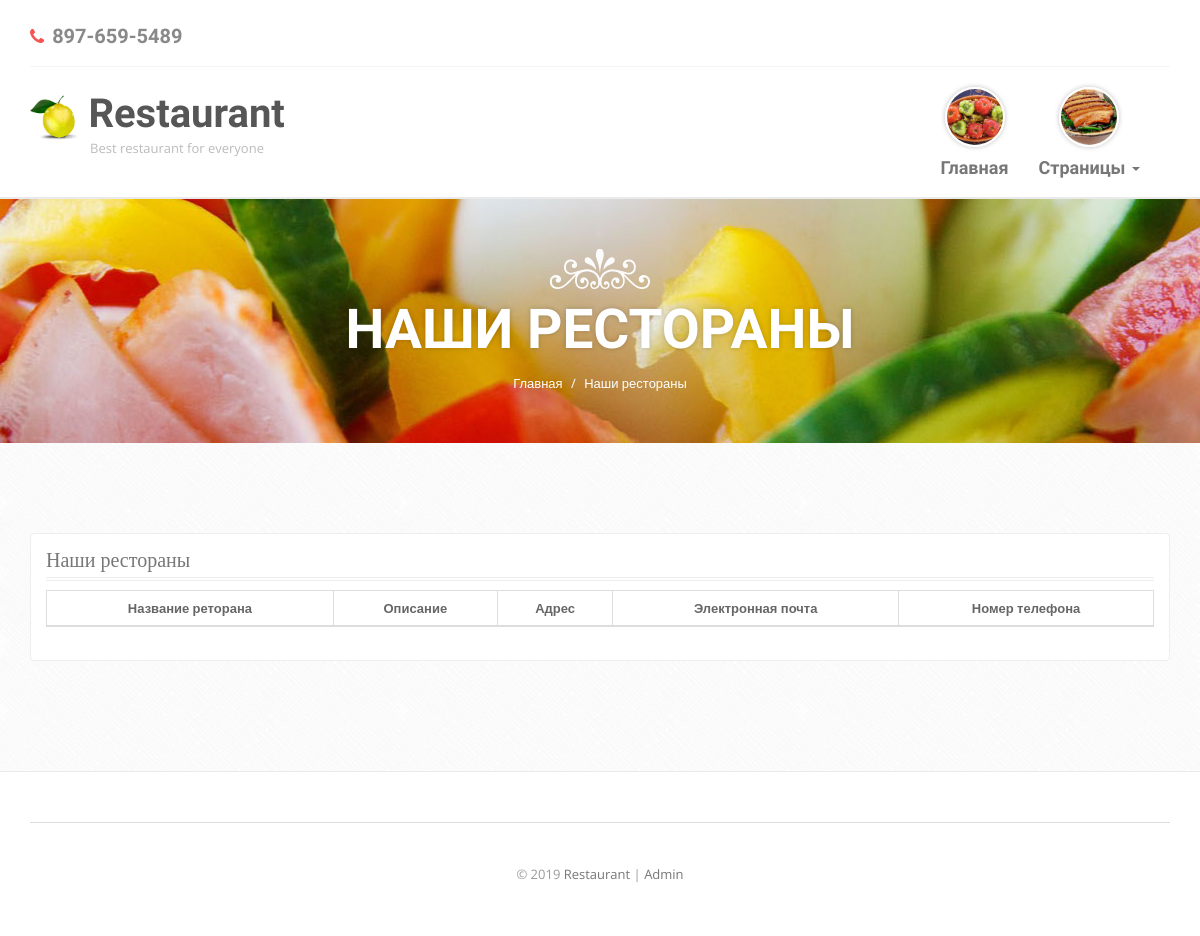
Before: /restorans.php with the older database file.
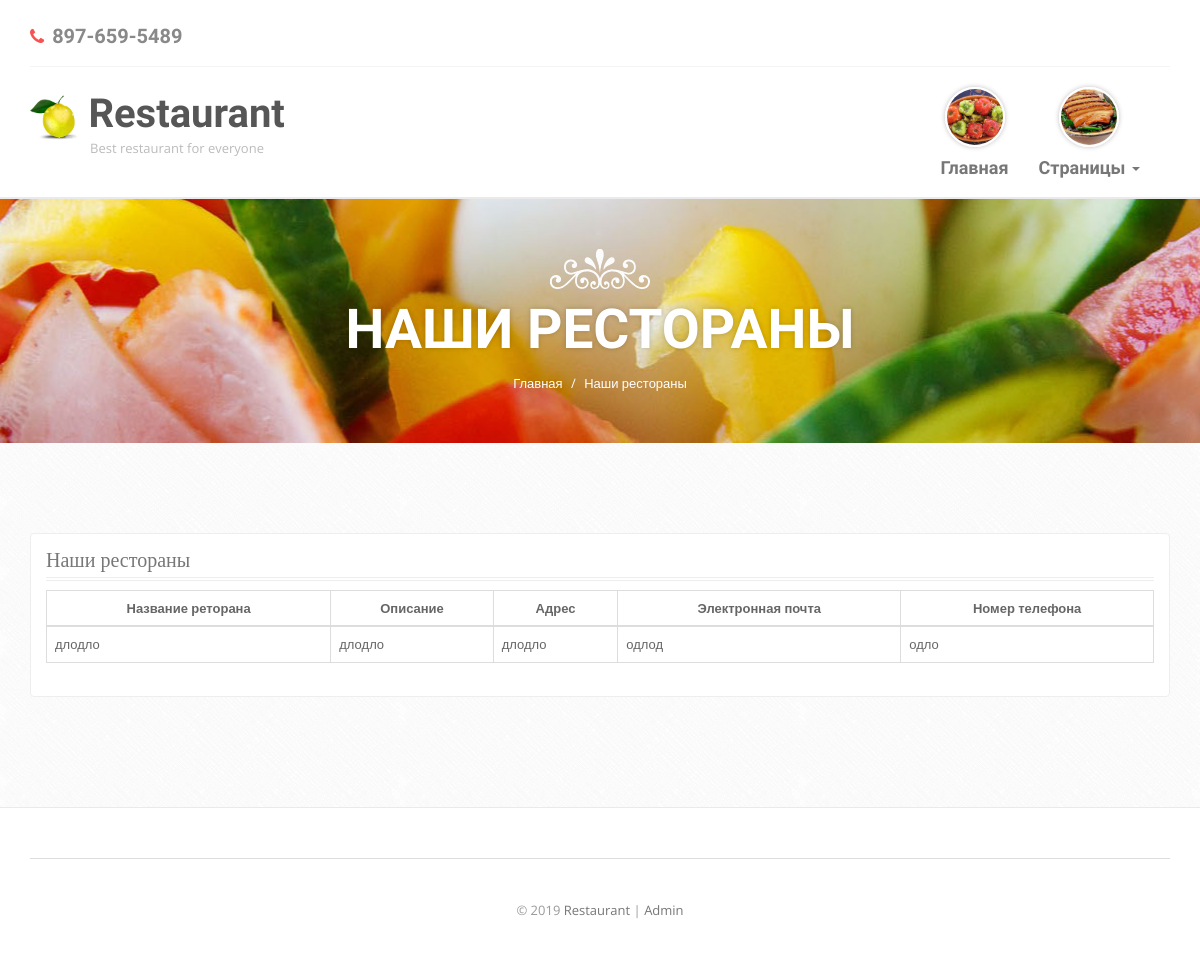
After: the same page with the newer database file.
### tables this page shows
CREATE TABLE `restorans` (
  `id_restoran` int(11) NOT NULL,
  `number_phone_restoran` varchar(10) NOT NULL,
  `email` char(100) NOT NULL,
  `address` varchar(100) NOT NULL,
  `description` text DEFAULT NULL,
  `resto_title` varchar(145) NOT NULL
);

### Dbsettings.php (called while the page is built)
<?php
$host     = '127.0.0.1';
$user     = 'root';
$password = '';
$db_name  = 'restaurant';

### DB.php (called while the page is built, shortened)
<?php
class DB
{
    protected $connetion;
    public function __construct($host, $user, $password, $db_name)
    {
        $this->connetion = new mysqli($host, $user, $password, $db_name);
    }
    public function query($sql)
    {
        $result = $this->connetion->query($sql);
        if (is_bool($result)) {
            return $result;
        }
        $data = array();
        while ($row = mysqli_fetch_assoc($result)) {
            $data[] = $row;
        }
        return $data;
    }
}

### public/restorans.php (the view, shortened to what this page needs)
<?php
$title = "Наши рестораны";
require_once('../Dbsettings.php');
require_once('../DB.php');
include_once('header.php');
?>
    <div class="banner padd">
        <div class="container">
            <img class="img-responsive" src="img/crown-white.png" alt=""/>
            <h2 class="white"><?= $title ?></h2>
            <ol class="breadcrumb">
                <li><a href="index.php">Главная</a></li>
                <li class="active"><?= $title ?></li>
            </ol>
        </div>
    </div>
    <div class="inner-page padd">
        <div class="contactus">
            <div class="container">
                <div class="row">
                    <div class="col-md-12">
                        <div class="register-form">
                            <h3><?= $title ?></h3>
                            <table class="table table-bordered table-hover">
                                <thead>
                                <tr>
                                    <th scope="col" class="text-center">Название реторана</th>
                                    <th scope="col" class="text-center">Описание</th>
                                    <th scope="col" class="text-center">Адрес</th>
                                    <th scope="col" class="text-center">Электронная почта</th>
                                    <th scope="col" class="text-center">Номер телефона</th>
                                </tr>
                                </thead>
                                <tbody>
                                <?php
                                try {
                                $db = new DB($host, $user, $password, $db_name);
                                $restorans = $db->query("SELECT * FROM restorans");
                                foreach ($restorans as $restoran) {
                                    ?>
                                    <tr>
                                        <td><?php echo $restoran["resto_title"]; ?></td>
                                        <td><?php echo $restoran["description"]; ?></td>
                                        <td><?php echo $restoran["address"]; ?></td>
                                        <td><?php echo $restoran["email"]; ?></td>
                                        <td><?php echo $restoran["number_phone_restoran"]; ?></td>
                                    </tr>
                                <?php }
                                ?>
                                </tbody>
                            </table>
                            <?php
                            } catch
                            (Exception $e) {
                                echo $e->getMessage() . ':(';
                            }
                            ?>
                        </div>
                    </div>
                </div>
            </div>
        </div>
    </div>
<?php include_once('footer.php'); ?>

Changed rows visible on the page:
added restorans: resto_title "длодло", description "длодло", address "длодло", email "одлод", number_phone_restoran "одло"
